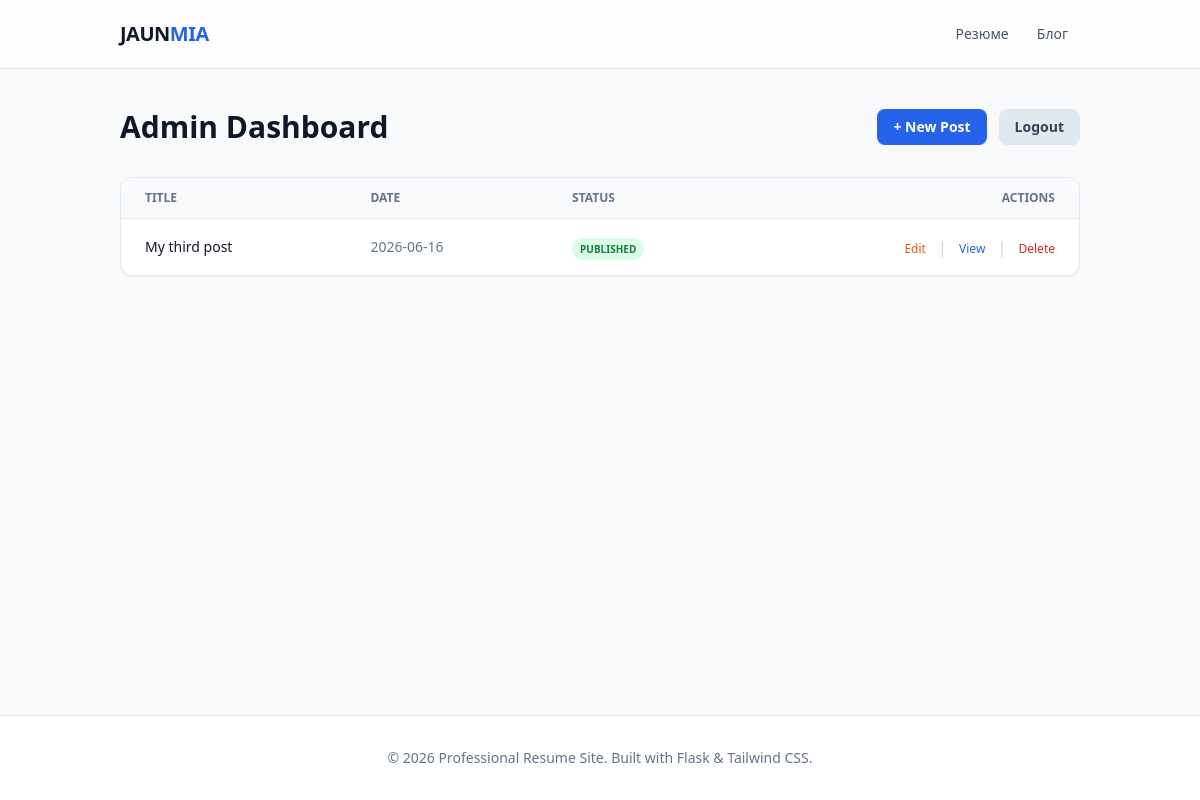
Page /admin/ (signed in) on the earlier database version.
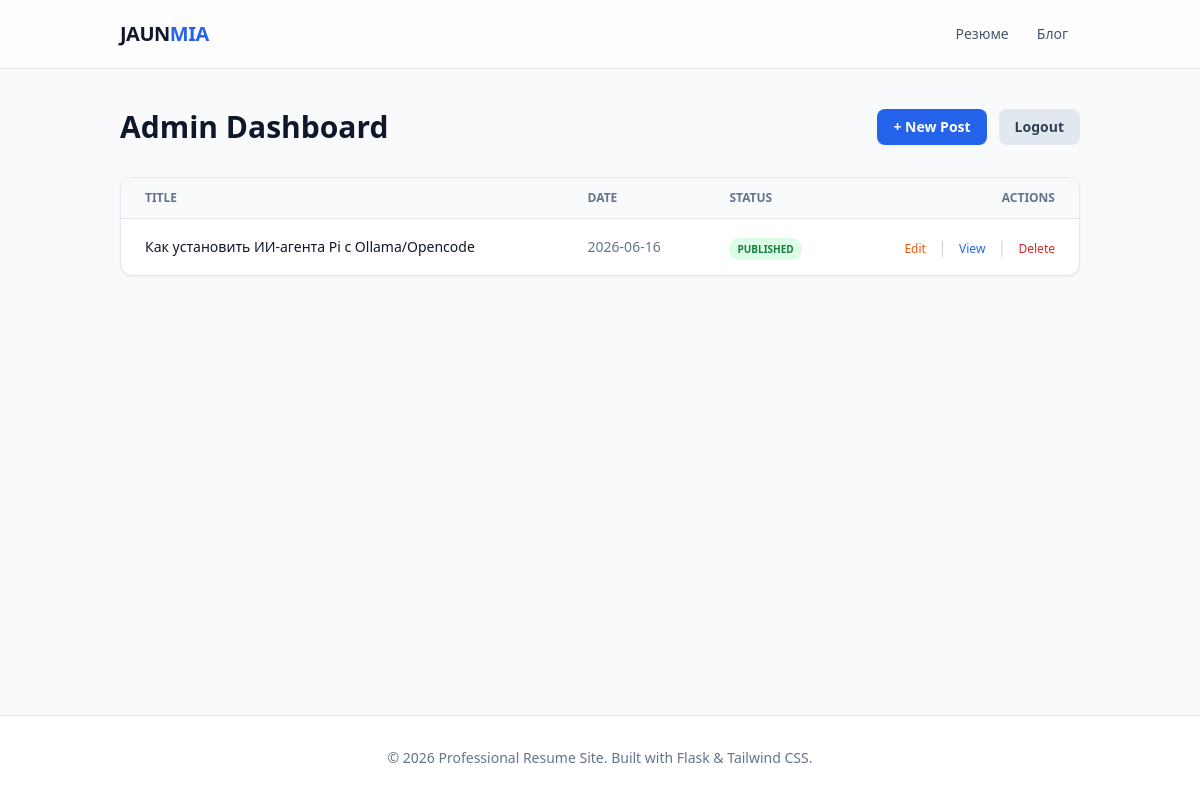
Same page on the later database version.
### blog/models.py (models this page shows, shortened)
class BlogPost(db.Model):
    __tablename__ = 'blog_posts'
    id = db.Column(db.Integer, primary_key=True)
    title = db.Column(db.String(200), nullable=False)
    slug = db.Column(db.String(200), unique=True, nullable=False) # URL-friendly version of title
    date_posted = db.Column(db.DateTime, default=datetime.utcnow)
    content = db.Column(db.Text, nullable=False)
    is_published = db.Column(db.Boolean, default=False)

### admin/routes.py (the view)
@admin_bp.route('/')
@login_required
def dashboard():
    posts = BlogPost.query.order_by(BlogPost.date_posted.desc()).all()
    return render_template('admin/dashboard.html', posts=posts)

### admin/routes.py (called while the page is built)
def login_required(f):
    @wraps(f)
    def decorated_function(*args, **kwargs):
        if not session.get('logged_in'):
            return redirect(url_for('admin.login'))
        return f(*args, **kwargs)
    return decorated_function

### templates/admin/dashboard.html (shortened to what this page needs)
{% extends "base.html" %}
{% block content %}
<div class="flex justify-between items-center mb-8">
    <h1 class="text-3xl font-bold text-slate-900">Admin Dashboard</h1>
    <div class="flex gap-3">
        <a href="{{ url_for('admin.create_post') }}" class="bg-blue-600 text-white px-4 py-2 rounded-lg text-sm font-semibold hover:bg-blue-700 transition-colors">
            + New Post
        </a>
        <a href="{{ url_for('admin.logout') }}" class="bg-slate-200 text-slate-700 px-4 py-2 rounded-lg text-sm font-semibold hover:bg-slate-300 transition-colors">
            Logout
        </a>
    </div>
</div>
<div class="bg-white rounded-xl border border-slate-200 shadow-sm overflow-hidden">
    <table class="w-full text-left border-collapse">
        <thead class="bg-slate-50 border-b border-slate-200">
            <tr>
                <th class="px-6 py-3 text-xs font-bold uppercase text-slate-500">Title</th>
                <th class="px-6 py-3 text-xs font-bold uppercase text-slate-500">Date</th>
                <th class="px-6 py-3 text-xs font-bold uppercase text-slate-500">Status</th>
                <th class="px-6 py-3 text-xs font-bold uppercase text-slate-500 text-right">Actions</th>
            </tr>
        </thead>
        <tbody class="divide-y divide-slate-100">
            {% for post in posts %}
            <tr class="hover:bg-slate-50 transition-colors">
                <td class="px-6 py-4 text-sm font-medium text-slate-900">{{ post.title }}</td>
                <td class="px-6 py-4 text-sm text-slate-500">{{ post.date_posted.strftime('%Y-%m-%d') }}</td>
                <td class="px-6 py-4">
                    {% if post.is_published %}
                    <span class="px-2 py-1 bg-green-100 text-green-700 text-[10px] font-bold rounded-full uppercase">Published</span>
                    {% else %}
                    <span class="px-2 py-1 bg-slate-100 text-slate-600 text-[10px] font-bold rounded-full uppercase">Draft</span>
                    {% endif %}
                </td>
                <td class="px-6 py-4 text-right space-x-2">
                    <a href="{{ url_for('admin.edit_post', post_id=post.id) }}" class="text-xs font-medium text-orange-600 hover:underline transition-colors">Edit</a>
                    {% if post.is_published %}
                    <span class="text-slate-300 mx-1">|</span>
                    <a href="{{ url_for('blog.post', slug=post.slug) }}" target="_blank" class="text-xs font-medium text-blue-600 hover:underline transition-colors">View</a>
                    {% endif %}
                    <span class="text-slate-300 mx-1">|</span>
                    <form action="{{ url_for('admin.delete_post', post_id=post.id) }}" method="post" class="inline"
                          onsubmit="return confirm('Are you sure you want to delete this post? This action cannot be undone.')">
                        <button type="submit" class="text-xs text-red-600 hover:underline">Delete</button>
                    </form>
                </td>
            </tr>
            {% else %}
            <tr>
                <td colspan="4" class="px-6 py-10 text-center text-slate-400 text-sm italic">
                    No posts found. Start writing!
                </td>
            </tr>
            {% endfor %}
        </tbody>
    </table>
</div>
{% endblock %}

Differences in the rows shown:
changed BlogPost: title "My third post" → "Как установить ИИ-агента Pi с Ollama/Opencode"
